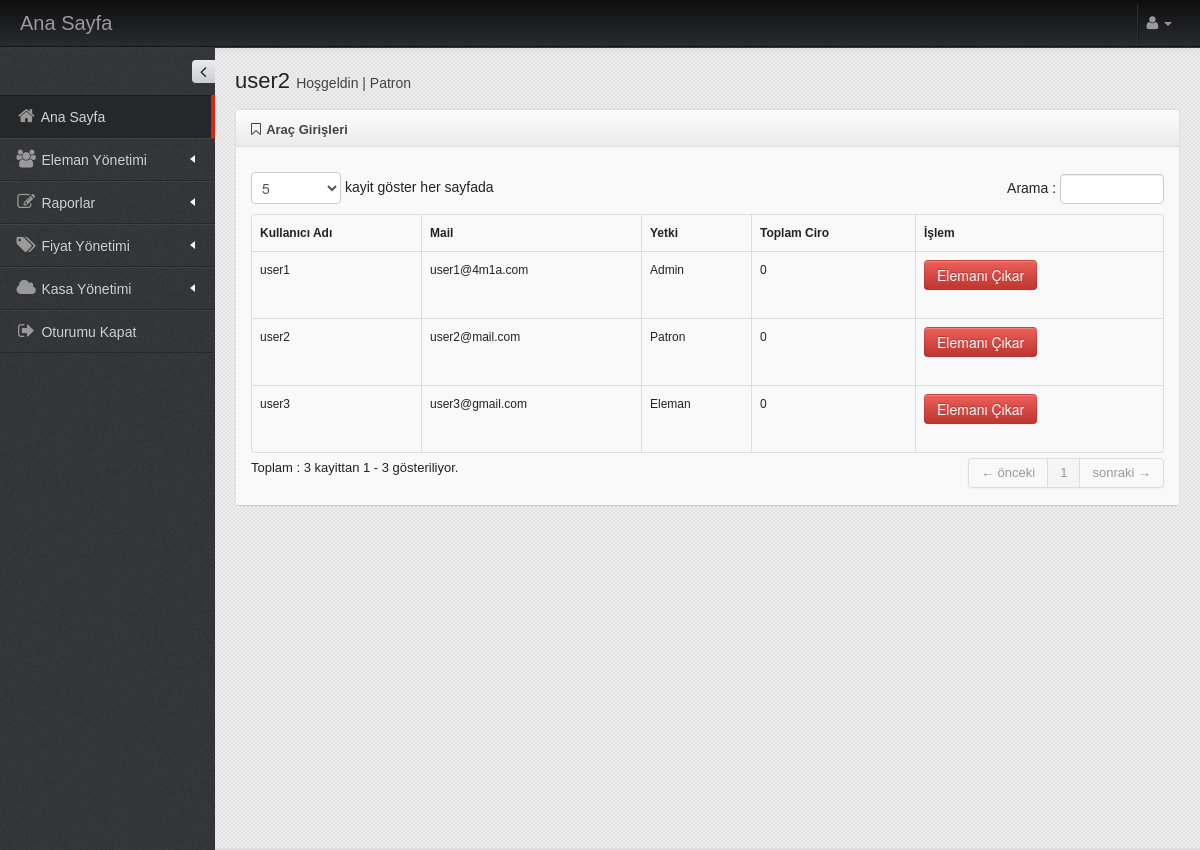
The app's page /eleman_cikar.php (signed in), older data.
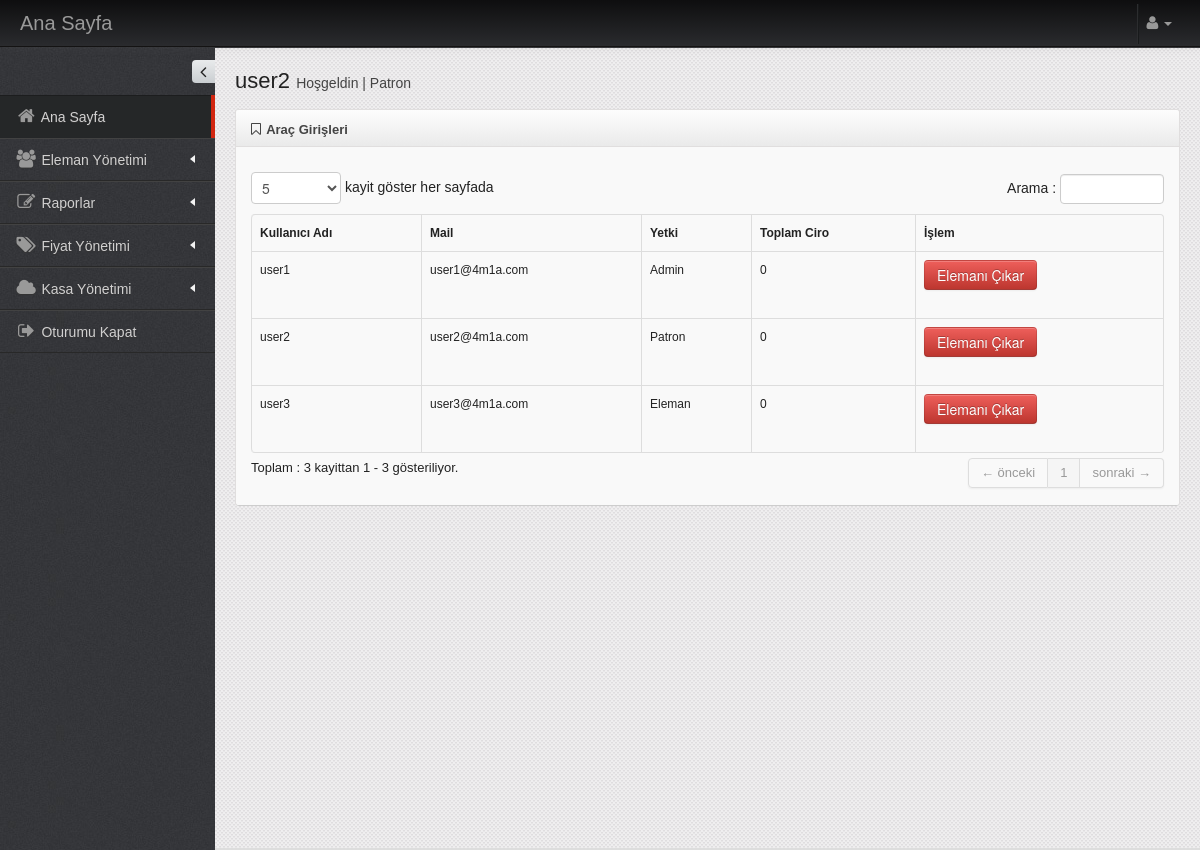
The same page, newer data.
### tables this page shows
CREATE TABLE `user` (
  `id` int(11) NOT NULL,
  `kullanici` varchar(50) NOT NULL,
  `mail` varchar(100) NOT NULL,
  `sifre` varchar(150) NOT NULL,
  `yetki` varchar(50) NOT NULL
);

### eleman_cikar.php (the view, shortened to what this page needs)
<?php
	include("include/config.php");
	if(empty($_SESSION["kullanici"])){
		header("Refresh: 0; url= index.php");
	}else{
?>
<!DOCTYPE html>
 <html lang="tr">
	<head>
		<link href="assets/plugins/bootstrap/css/bootstrap.min.css" rel="stylesheet" />
		<link href="assets/plugins/bootstrap/css/bootstrap-responsive.min.css" rel="stylesheet" />
		<link href="assets/plugins/font-awesome/css/font-awesome.css" rel="stylesheet" />
		<link href="assets/css/style.css" rel="stylesheet" />
		<link href="assets/css/style-responsive.css" rel="stylesheet" />
		<link href="assets/css/themes/default.css" rel="stylesheet" id="style_color" />
		<link href="assets/plugins/uniform/css/uniform.default.css" rel="stylesheet" type="text/css" />
		<link href="#" rel="stylesheet" id="style_metro" />
		<link href="assets/plugins/fancybox/source/jquery.fancybox.css" rel="stylesheet" rel="stylesheet" type="text/css" />
		<link href="assets/plugins/gritter/css/jquery.gritter.css" rel="stylesheet" type="text/css" />
		<link href="assets/plugins/bootstrap-daterangepicker/daterangepicker.css" rel="stylesheet" type="text/css" />
		<link href="assets/plugins/fullcalendar/fullcalendar/bootstrap-fullcalendar.css" rel="stylesheet" type="text/css"  />
		<link href="assets/plugins/jqvmap/jqvmap/jqvmap.css" media="screen" rel="stylesheet" type="text/css" />
	</head>
	<body class="fixed-top">
		<?php include("header.php") ;?>
		<div id="container" class="row-fluid">
			<?php include("menu.php") ;?>
		</div>
		<div id="body">
			<div class="container-fluid">
				<div class="row-fluid">
						<div class="span12">
							<h3 class="page-title">
								<?php echo $_SESSION['kullanici']; ?> <small>Hoşgeldin | <?php echo $_SESSION['yetki']; ?></small>
							</h3>
						</div>
				</div>
				<div id="page" class="dashboard">
					<div class="row-fluid">
						<div class="span12">
							<div class="widget box light-grey">
								<div class="widget-title">
									<h4><i class="icon-bookmark-empty"></i> Araç Girişleri</h4>
								</div>
								<div class="widget-body">
									<div class="clearfix margin-bottom-10"></div>
									<table class="table table-striped table-bordered table-hover" id="sample_1" style="font-size:12px;">
										<thead>
											<tr>
												<th>Kullanıcı Adı</th>
												<th>Mail</th>
												<th>Yetki</th>
												<th>Toplam Ciro</th>
												<th>İşlem</th>
											</tr>
										</thead>
										<tbody>
											<?php
											$selectUser = "SELECT * FROM user";
											$rUser = $conn->query($selectUser);
											if (mysqli_num_rows($rUser)>0){
												while ($row = $rUser->fetch_array(MYSQLI_NUM)) {
													if(strcmp(0,$row[4])){
														echo '<tr class="odd gradeX"><td>'.$row[1].'</td>
														<td>'.$row[2].'</td>
														<td>'.$row[4].'</td>';
														$selectKasa = "SELECT miktar FROM kasa WHERE eleman_id='".$row[0]."'";
														$ciro = $conn->query($selectKasa);
														if (mysqli_num_rows($ciro)>0){
															$total = 0;
															while ($elemanCiro = $ciro->fetch_array(MYSQLI_NUM)) {
																$total = $total + $elemanCiro[0];
															}
															echo '<td>'.$total.'</td>';
														}else{
															echo '<td>0</td>';
														}
														echo '<td><form method="post" action="'.htmlspecialchars($_SERVER["PHP_SELF"]).'">
															<button type="submit" class="btn btn-danger" name="id" value="'.$row[0].'">Elemanı Çıkar</button></form></td>';
													}
												}
											}
											?>
										</tbody>
									</table>
								</div>
							</div>
						</div>
					</div>
				</div>
			</div>
		</div>
	</body>
</html>
<?php } ?>

Row changes from the older to the newer data that the page shows:
changed user "user2": mail "user2@mail.com" → "user2@4m1a.com"
changed user "user3": mail "user3@gmail.com" → "user3@4m1a.com"
